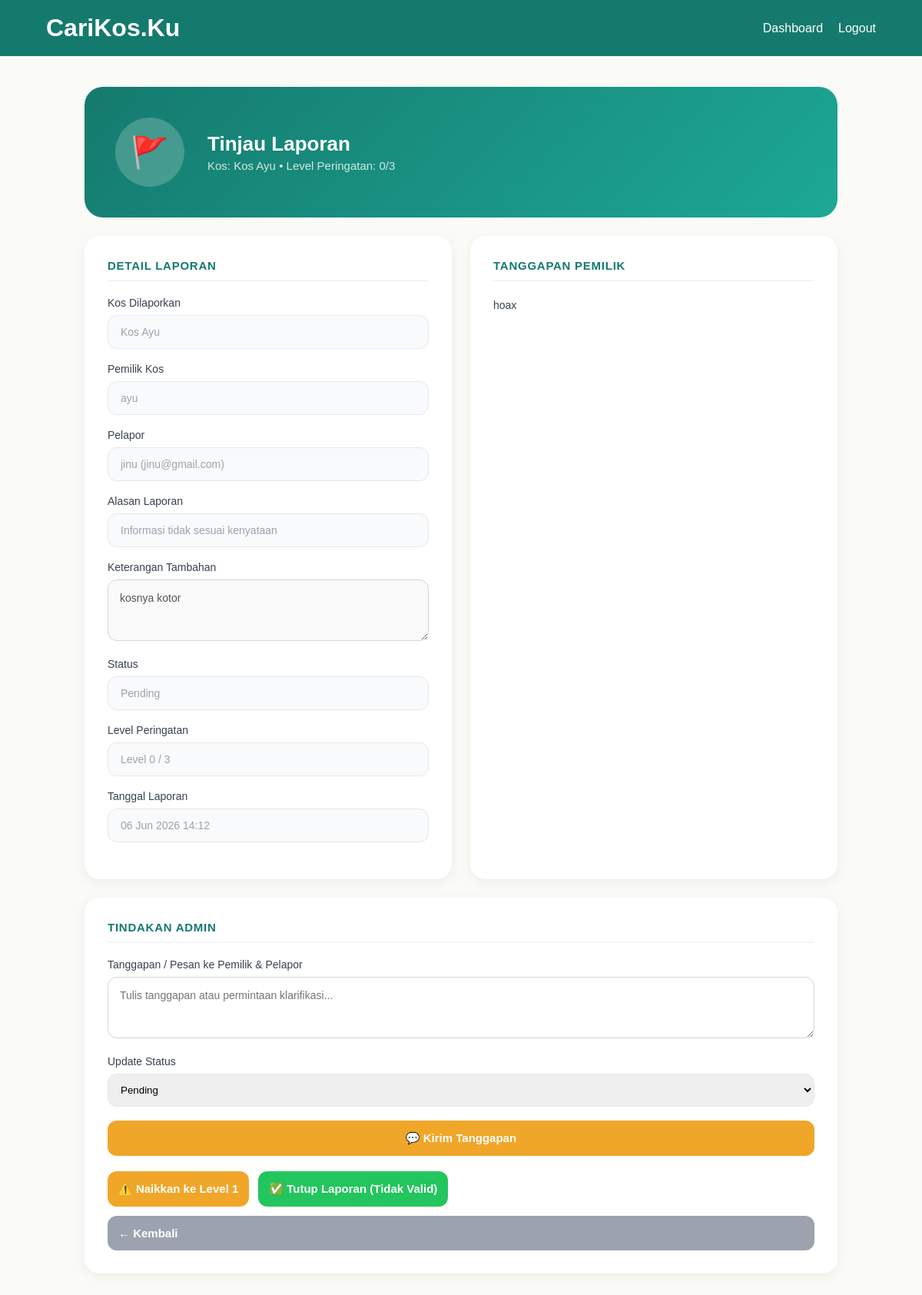
Page /laporan_admin.php?id=1 (signed in) on the committed database.
### tables this page shows
CREATE TABLE `reports` (
  `id` int(11) NOT NULL,
  `reporter_id` int(11) NOT NULL,
  `kos_id` int(11) NOT NULL,
  `alasan` varchar(255) NOT NULL,
  `keterangan` text DEFAULT NULL,
  `status` enum('pending','ditinjau','selesai') DEFAULT 'pending',
  `created_at` datetime DEFAULT current_timestamp(),
  `level_peringatan` int(11) DEFAULT 0,
  `tanggapan_admin` text DEFAULT NULL,
  `pembelaan_pemilik` text DEFAULT NULL,
  `foto_pembelaan` varchar(255) DEFAULT NULL
);

CREATE TABLE `kos` (
  `id` int(11) NOT NULL,
  `user_id` int(11) NOT NULL,
  `nama_kos` varchar(100) NOT NULL,
  `alamat` text NOT NULL,
  `kampus_terdekat` varchar(100) DEFAULT NULL,
  `harga` int(11) NOT NULL,
  `gender` enum('putra','putri','campur') NOT NULL,
  `status` enum('tersedia','hampir_penuh','penuh') DEFAULT 'tersedia',
  `fasilitas` text DEFAULT NULL,
  `jam_malam` varchar(10) DEFAULT NULL,
  `rating` float DEFAULT 0,
  `terverifikasi` tinyint(1) DEFAULT 0,
  `Foto_KTP` varchar(255) DEFAULT NULL,
  `Dokumen_kepemilikan` varchar(255) DEFAULT NULL,
  `created_at` timestamp NOT NULL DEFAULT current_timestamp(),
  `lat` decimal(10,8) DEFAULT NULL,
  `lng` decimal(11,8) DEFAULT NULL
);

CREATE TABLE `users` (
  `id` int(11) NOT NULL,
  `nama` varchar(100) NOT NULL,
  `email` varchar(100) NOT NULL,
  `password` varchar(255) NOT NULL,
  `role` enum('penyewa','pemilik','admin') NOT NULL,
  `no_hp` varchar(20) DEFAULT NULL,
  `created_at` timestamp NOT NULL DEFAULT current_timestamp()
);

### laporan_admin.php (the view, shortened to what this page needs)
<?php
require "koneksi.php";
$id     = (int)$_GET['id'];
$laporan = mysqli_fetch_assoc(mysqli_query($conn, "
    SELECT r.*, u.nama AS nama_pelapor, u.email AS email_pelapor,
           k.nama_kos, k.user_id AS pemilik_id, pk.nama AS nama_pemilik
    FROM reports r
    JOIN users u ON r.reporter_id = u.id
    JOIN kos k ON r.kos_id = k.id
    JOIN users pk ON k.user_id = pk.id
    WHERE r.id = '$id'
"));
$pembelaan = mysqli_fetch_assoc(mysqli_query($conn, "SELECT pembelaan_pemilik, foto_pembelaan FROM reports WHERE id='$id'"));
?>
<!DOCTYPE html>
<html lang="id">
<head>
    <link rel="stylesheet" href="style.css">
</head>
<body>
<div class="navbar">
    <h1>CariKos.Ku</h1>
    <div class="menu">
        <a href="index_admin.php">Dashboard</a>
        <a href="logout.php">Logout</a>
    </div>
</div>
<div class="profil-page">
    <div class="profil-header admin-hero" style="border-radius:24px; margin-bottom:24px;">
        <div class="profil-avatar">🚩</div>
        <div class="profil-header-info">
            <h2>Tinjau Laporan</h2>
            <p>Kos: <?= htmlspecialchars($laporan['nama_kos']) ?> • Level Peringatan: <?= $laporan['level_peringatan'] ?>/3</p>
        </div>
    </div>
    <div class="profil-body">
        <div class="profil-card">
            <h3>Detail Laporan</h3>
            <div class="profil-input-group">
                <label>Kos Dilaporkan</label>
                <input type="text" value="<?= htmlspecialchars($laporan['nama_kos']) ?>" disabled>
            </div>
            <div class="profil-input-group">
                <label>Pemilik Kos</label>
                <input type="text" value="<?= htmlspecialchars($laporan['nama_pemilik']) ?>" disabled>
            </div>
            <div class="profil-input-group">
                <label>Pelapor</label>
                <input type="text" value="<?= htmlspecialchars($laporan['nama_pelapor']) ?> (<?= htmlspecialchars($laporan['email_pelapor']) ?>)" disabled>
            </div>
            <div class="profil-input-group">
                <label>Alasan Laporan</label>
                <input type="text" value="<?= htmlspecialchars($laporan['alasan']) ?>" disabled>
            </div>
            <?php if($laporan['keterangan']): ?>
            <div class="profil-input-group">
                <label>Keterangan Tambahan</label>
                <textarea class="ulasan-textarea" rows="3" disabled><?= htmlspecialchars($laporan['keterangan']) ?></textarea>
            </div>
            <?php endif; ?>
            <div class="profil-input-group">
                <label>Status</label>
                <input type="text" value="<?= ucfirst($laporan['status']) ?>" disabled>
            </div>
            <div class="profil-input-group">
                <label>Level Peringatan</label>
                <input type="text" value="Level <?= $laporan['level_peringatan'] ?> / 3" disabled>
            </div>
            <div class="profil-input-group">
                <label>Tanggal Laporan</label>
                <input type="text" value="<?= date('d M Y H:i', strtotime($laporan['created_at'])) ?>" disabled>
            </div>
        </div>
        <div class="profil-card">
            <h3>Tanggapan Pemilik</h3>
            <?php if($pembelaan && $pembelaan['pembelaan_pemilik']): ?>
                <p style="color:#374151; font-size:14px; line-height:1.7; margin-bottom:12px;"><?= htmlspecialchars($pembelaan['pembelaan_pemilik']) ?></p>
            <?php else: ?>
                <p style="color:#9CA3AF; font-size:14px;">Belum ada tanggapan dari pemilik kos.</p>
            <?php endif; ?>
        </div>
        <div class="profil-card full-width">
            <h3>Tindakan Admin</h3>
            <form action="" method="POST" style="margin-bottom:20px;">
                <div class="profil-input-group">
                    <label>Tanggapan / Pesan ke Pemilik & Pelapor</label>
                    <textarea name="tanggapan" class="ulasan-textarea" rows="3" placeholder="Tulis tanggapan atau permintaan klarifikasi..." required></textarea>
                </div>
                <div class="profil-input-group">
                    <label>Update Status</label>
                    <select name="status" style="width:100%; padding:12px; border:1px solid #E5E7EB; border-radius:12px; font-family:'Poppins',sans-serif;">
                        <option value="pending"  <?= $laporan['status']=='pending' ?'selected':'' ?>>Pending</option>
                    </select>
                </div>
                <button type="submit" class="profil-btn">💬 Kirim Tanggapan</button>
            </form>
            <div style="display:flex; gap:12px; flex-wrap:wrap;">
                <?php if($laporan['level_peringatan'] < 3): ?>
                <form action="" method="POST">
                    <button type="submit" class="profil-btn" style="background:#F0A629;" onclick="return confirm('Naikkan level peringatan ke Level <?= $laporan['level_peringatan']+1 ?>?')">
                        ⚠️ Naikkan ke Level <?= $laporan['level_peringatan']+1 ?>
                    </button>
                </form>
                <?php endif; ?>
                <form action="" method="POST">
                    <button type="submit" class="profil-btn" style="background:#22C55E;" onclick="return confirm('Tutup laporan ini? Berarti laporan dianggap tidak valid.')">
                        ✅ Tutup Laporan (Tidak Valid)
                    </button>
                </form>
                <a href="index_admin.php" class="profil-btn" style="background:#9CA3AF; text-decoration:none; display:inline-block;">← Kembali</a>
            </div>
        </div>
    </div>
</div>
</body>
</html>

### style.css (style rules this page uses)
* { margin: 0; padding: 0; box-sizing: border-box; font-family: 'Poppins', sans-serif; }
body { background: #FAFAF7; }
.navbar { background: #157A6E; padding: 18px 60px; display: flex; justify-content: space-between; align-items: center; position: sticky; top: 0; z-index: 999; }
.navbar h1 { color: white; font-size: 32px; }
.menu { display: flex; gap: 20px; }
.menu a { color: white; text-decoration: none; font-weight: 500; }
.ulasan-textarea { width: 100%; padding: 15px; border: 1px solid #D1D5DB; border-radius: 12px; outline: none; font-size: 14px; resize: vertical; font-family: 'Poppins', sans-serif; }
.profil-page { padding: 40px 60px 60px; max-width: 1100px; margin: 0 auto; }
.profil-header { background: linear-gradient(135deg, #157A6E, #1DA896); border-radius: 24px; padding: 40px; display: flex; align-items: center; gap: 30px; margin-bottom: 30px; color: white; }
.profil-avatar { width: 90px; height: 90px; background: rgba(255,255,255,0.2); border-radius: 50%; display: flex; align-items: center; justify-content: center; font-size: 40px; flex-shrink: 0; }
.profil-header-info h2 { font-size: 26px; font-weight: 700; margin-bottom: 4px; }
.profil-header-info p { color: rgba(255,255,255,0.8); font-size: 15px; }
.profil-body { display: grid; grid-template-columns: 1fr 1fr; gap: 24px; }
.profil-card { background: white; border-radius: 20px; padding: 30px; box-shadow: 0 4px 15px rgba(0,0,0,0.06); }
.profil-card.full-width { grid-column: 1 / -1; }
.profil-card h3 { color: #157A6E; font-size: 15px; font-weight: 600; text-transform: uppercase; letter-spacing: 0.05em; margin-bottom: 20px; padding-bottom: 10px; border-bottom: 2px solid #F3F4F6; }
.profil-input-group { margin-bottom: 18px; }
.profil-input-group label { display: block; margin-bottom: 8px; color: #374151; font-weight: 500; font-size: 14px; }
.profil-input-group input { width: 100%; padding: 13px 16px; border: 1px solid #E5E7EB; border-radius: 12px; outline: none; font-size: 14px; font-family: 'Poppins', sans-serif; transition: border-color 0.2s; }
.profil-input-group input:disabled { background: #F9FAFB; color: #9CA3AF; cursor: not-allowed; }
.profil-btn { width: 100%; padding: 14px; border: none; border-radius: 12px; background: #F0A629; color: white; font-size: 15px; font-weight: 600; cursor: pointer; transition: 0.3s; font-family: 'Poppins', sans-serif; }

### rows in the picture
reports: kos.nama_kos "Kos Ayu", level_peringatan "0", nama "ayu", reporter.email "jinu (jinu@gmail.com)", alasan "Informasi tidak sesuai kenyataan", keterangan "kosnya kotor", status "Pending", level_peringatan "Level 0 / 3", created_at "06 Jun 2026 14:12", pembelaan_pemilik "hoax", $laporan['level_peringatan']+1 "1"
